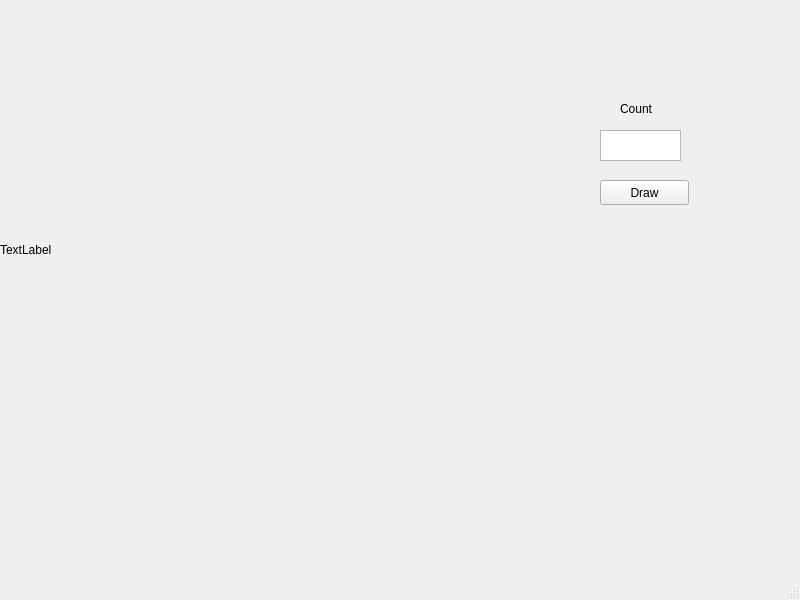
<?xml version="1.0" encoding="UTF-8"?>
<ui version="4.0">
 <class>MainWindow</class>
 <widget class="QMainWindow" name="MainWindow">
  <property name="geometry">
   <rect>
    <x>0</x>
    <y>0</y>
    <width>800</width>
    <height>600</height>
   </rect>
  </property>
  <property name="windowTitle">
   <string>MainWindow</string>
  </property>
  <widget class="QWidget" name="centralwidget">
   <widget class="QLabel" name="label">
    <property name="geometry">
     <rect>
      <x>0</x>
      <y>0</y>
      <width>500</width>
      <height>500</height>
     </rect>
    </property>
    <property name="text">
     <string>TextLabel</string>
    </property>
   </widget>
   <widget class="QPushButton" name="pushButton">
    <property name="geometry">
     <rect>
      <x>600</x>
      <y>180</y>
      <width>89</width>
      <height>25</height>
     </rect>
    </property>
    <property name="text">
     <string>Draw</string>
    </property>
   </widget>
   <widget class="QLabel" name="label_2">
    <property name="geometry">
     <rect>
      <x>620</x>
      <y>100</y>
      <width>67</width>
      <height>17</height>
     </rect>
    </property>
    <property name="text">
     <string>Count</string>
    </property>
   </widget>
   <widget class="QTextEdit" name="textEdit">
    <property name="geometry">
     <rect>
      <x>600</x>
      <y>130</y>
      <width>81</width>
      <height>31</height>
     </rect>
    </property>
   </widget>
  </widget>
  <widget class="QMenuBar" name="menubar">
   <property name="geometry">
    <rect>
     <x>0</x>
     <y>0</y>
     <width>800</width>
     <height>22</height>
    </rect>
   </property>
  </widget>
  <widget class="QStatusBar" name="statusbar"/>
 </widget>
 <resources/>
 <connections/>
</ui>
